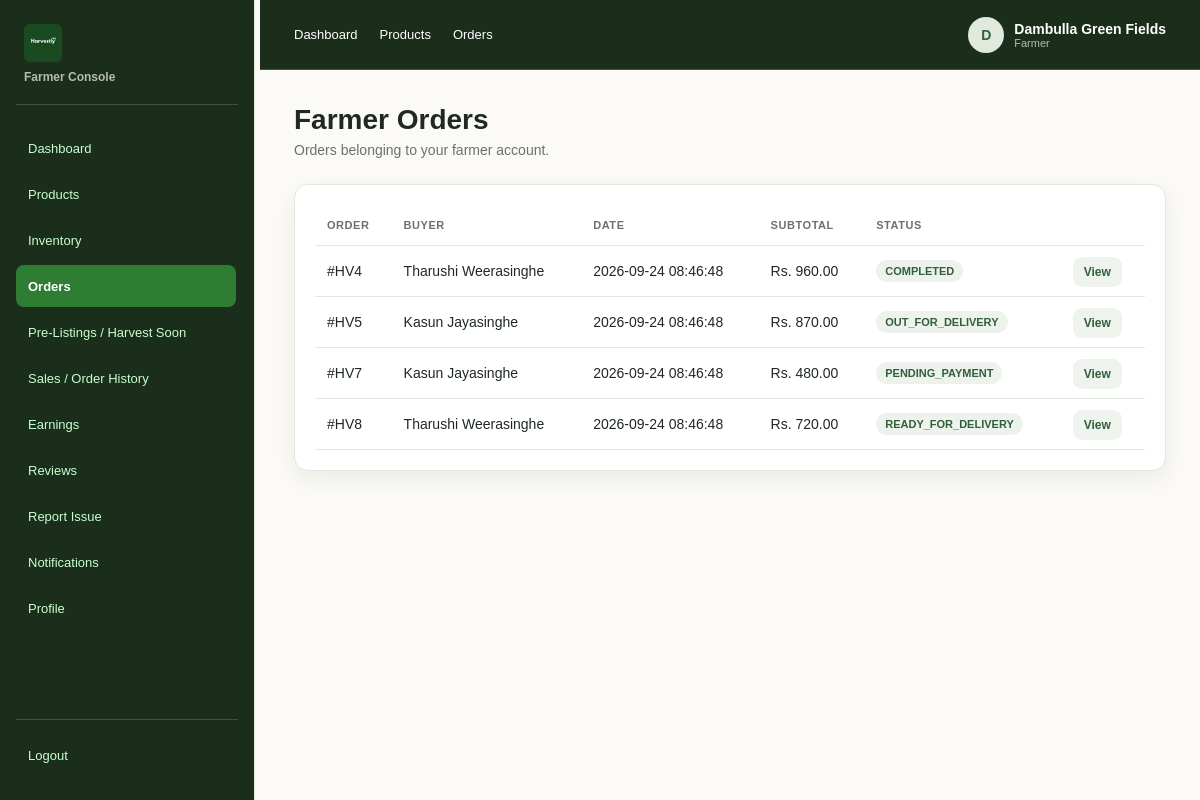
The page /index.php?page=farmer_orders (signed in) on the database its author committed.
### tables this page shows
CREATE TABLE IF NOT EXISTS orders (
    order_id BIGINT UNSIGNED AUTO_INCREMENT PRIMARY KEY,
    buyer_id BIGINT UNSIGNED NOT NULL,
    farmer_id BIGINT UNSIGNED NOT NULL,
    source_type ENUM('NORMAL','PREORDER') NOT NULL DEFAULT 'NORMAL',

    recipient_name VARCHAR(120) NOT NULL,
    recipient_phone VARCHAR(25) NOT NULL,
    delivery_address_line1 VARCHAR(180) NOT NULL,
    delivery_address_line2 VARCHAR(180) NULL,
    delivery_city_town VARCHAR(100) NULL,
    delivery_postal_code VARCHAR(20) NULL,
    destination_district_id SMALLINT UNSIGNED NOT NULL,

    product_subtotal DECIMAL(12,2) NOT NULL DEFAULT 0.00,
    farmer_marketplace_fee DECIMAL(12,2) NOT NULL DEFAULT 0.00,
    buyer_service_fee DECIMAL(12,2) NOT NULL DEFAULT 0.00,
    delivery_fee DECIMAL(12,2) NOT NULL DEFAULT 0.00,
    grand_total DECIMAL(12,2) NOT NULL DEFAULT 0.00,

    order_status ENUM(
        'PENDING_PAYMENT','PAID','ACCEPTED','PREPARING','READY_FOR_DELIVERY',
        'PENDING_ASSIGNMENT','ASSIGNED','PICKED_UP','IN_TRANSIT','OUT_FOR_DELIVERY',
        'DELIVERED','COMPLETED','UNDELIVERABLE','REJECTED','CANCELLED'
    ) NOT NULL DEFAULT 'PENDING_PAYMENT',

    paid_at DATETIME NULL,
    accepted_at DATETIME NULL,
    ready_for_delivery_at DATETIME NULL,
    delivered_at DATETIME NULL,
    completed_at DATETIME NULL,
    review_deadline DATETIME NULL,
    cancelled_at DATETIME NULL,
    cancellation_reason VARCHAR(500) NULL,

    created_at TIMESTAMP NOT NULL DEFAULT CURRENT_TIMESTAMP,
    updated_at TIMESTAMP NOT NULL DEFAULT CURRENT_TIMESTAMP ON UPDATE CURRENT_TIMESTAMP,

    CONSTRAINT fk_order_buyer
        FOREIGN KEY (buyer_id) REFERENCES users(user_id),
    CONSTRAINT fk_order_farmer
        FOREIGN KEY (farmer_id) REFERENCES users(user_id),
    CONSTRAINT fk_order_destination_district
        FOREIGN KEY (destination_district_id) REFERENCES districts(district_id),

    KEY idx_order_buyer (buyer_id, created_at),
    KEY idx_order_farmer_status (farmer_id, order_status),
    KEY idx_order_status (order_status),
    KEY idx_order_destination (destination_district_id)
);

CREATE TABLE IF NOT EXISTS users (
    user_id BIGINT UNSIGNED AUTO_INCREMENT PRIMARY KEY,
    role ENUM('BUYER','FARMER','COURIER_PARTNER','ADMIN') NOT NULL,
    full_name VARCHAR(120) NOT NULL,
    email VARCHAR(190) NOT NULL,
    password_hash VARCHAR(255) NOT NULL,
    phone VARCHAR(25) NULL,
    account_status ENUM('PENDING','ACTIVE','REJECTED','SUSPENDED') NOT NULL DEFAULT 'PENDING',
    last_login_at DATETIME NULL,
    created_at TIMESTAMP NOT NULL DEFAULT CURRENT_TIMESTAMP,
    updated_at TIMESTAMP NOT NULL DEFAULT CURRENT_TIMESTAMP ON UPDATE CURRENT_TIMESTAMP,
    UNIQUE KEY uq_users_email (email),
    KEY idx_users_role_status (role, account_status)
);

### View/Farmer/includes/auth.php (called while the page is built, shortened)
<?php
require_once __DIR__ . '/../../../includes/functions.php';
if (!function_exists('farmerRoute')) {
    function farmerRoute(string $page, string $query = ''): string {
        if ($page === 'logout') {
            return baseUrl('index.php?action=logout');
        }
        $path = baseUrl('index.php?page=farmer_' . ltrim($page, '_'));
        return $path . ($query !== '' ? '&' . ltrim($query, '?') : '');
    }
}
$role = strtolower((string)($_SESSION['role'] ?? ''));
$farmer_id = (isset($_SESSION['user_id']) && $role === 'farmer') ? (int)$_SESSION['user_id'] : 0;

### includes/functions.php (called while the page is built, shortened)
<?php
function baseUrl($path = '') {
    $scriptDir = str_replace('\\', '/', dirname($_SERVER['SCRIPT_NAME']));
    return rtrim($scriptDir, '/') . '/' . ltrim($path, '/');
}

### View/Farmer/orders.php (the view, shortened to what this page needs)
<?php
require 'includes/auth.php';
require 'includes/layout.php';
$st=$conn->prepare(
    'SELECT o.*,u.full_name buyer_name
    FROM orders o
    JOIN users u
    ON u.user_id=o.buyer_id
    WHERE o.farmer_id=?
    ORDER BY o.created_at DESC'
);
$st->bind_param('i',$farmer_id);
$st->execute();
$rows=$st->get_result();
page_top('Farmer Orders','orders');?>
<div class="page-title">
    <div>
        <h1>Farmer Orders</h1>
        <p>Orders belonging to your farmer account.</p>
    </div>
</div>
<div class="card">
    <div class="table-wrap">
        <table class="table">
            <thead>
                <tr>
                    <th>Order</th>
                    <th>Buyer</th>
                    <th>Date</th>
                    <th>Subtotal</th>
                    <th>Status</th>
                    <th></th>
                </tr>
            </thead>
            <tbody>
                <?php while($r=$rows->fetch_assoc()):?>
                    <tr>
                        <td>#HV<?=e($r['order_id'])?></td>
                        <td><?=e($r['buyer_name'])?></td>
                        <td><?=e($r['created_at'])?></td>
                        <td><?=money($r['product_subtotal'])?></td>
                        <td>
                            <span class="badge"><?=e($r['order_status'])?></span>
                        </td>
                        <td>
                            <a class="btn secondary small" href="<?= farmerRoute('order_details', 'id=' . (int)$r['order_id']) ?>">View</a>
                        </td>
                    </tr>
                <?php endwhile;?>
            </tbody>
        </table>
    </div>
</div>

### css/Farmer/style.css (style rules this page uses)
:root { --green:#315f3b; --green2:#4f7d57; --mint:#e8f1e8; --cream:#fbfaf6; --ink:#1f2921; --muted:#69736a; --line:#e2e7df; --card:#fff; --danger:#b84b4b; --warn:#b67a18; --shadow:0 8px 24px rgba(31,41,33,.07) }
* { box-sizing:border-box }
body { margin:0; background:var(--cream); color:var(--ink); font-family:Arial,Helvetica,sans-serif; font-size:14px }
a { text-decoration:none; color:inherit }
.page-title { display:flex; justify-content:space-between; gap:20px; align-items:flex-start; margin-bottom:26px }
.page-title h1 { margin:0 0 6px; font-size:28px }
.page-title p { margin:0; color:var(--muted) }
.btn { padding:11px 17px; border-radius:9px; font-weight:700; background:var(--green); color:#fff }
.btn.secondary { background:#eef3ed; color:var(--green) }
.btn.small { padding:8px 11px; font-size:12px }
.card { background:var(--card); border:1px solid var(--line); border-radius:14px; padding:20px; box-shadow:var(--shadow) }
.table-wrap { overflow:auto }
.table { width:100%; border-collapse:collapse }
.table th,.table td { padding:14px 12px; border-bottom:1px solid var(--line); text-align:left; white-space:nowrap }
.table th { font-size:11px; text-transform:uppercase; color:var(--muted); letter-spacing:.05em }
.badge { display:inline-block; padding:5px 9px; border-radius:999px; background:#edf3ec; color:var(--green); font-size:11px; font-weight:700 }

### rows shown on the page
orders: order_id "4", buyer.full_name "Tharushi Weerasinghe", created_at "2026-09-24 08:46:48", product_subtotal "Rs. 960.00", order_status "COMPLETED"
orders: order_id "5", buyer.full_name "Kasun Jayasinghe", created_at "2026-09-24 08:46:48", product_subtotal "Rs. 870.00", order_status "OUT_FOR_DELIVERY"
orders: order_id "7", buyer.full_name "Kasun Jayasinghe", created_at "2026-09-24 08:46:48", product_subtotal "Rs. 480.00", order_status "PENDING_PAYMENT"
orders: order_id "8", buyer.full_name "Tharushi Weerasinghe", created_at "2026-09-24 08:46:48", product_subtotal "Rs. 720.00", order_status "READY_FOR_DELIVERY"

### other values the page prints
substr($displayName, 0, 1) "D"
$displayName "Dambulla Green Fields"
